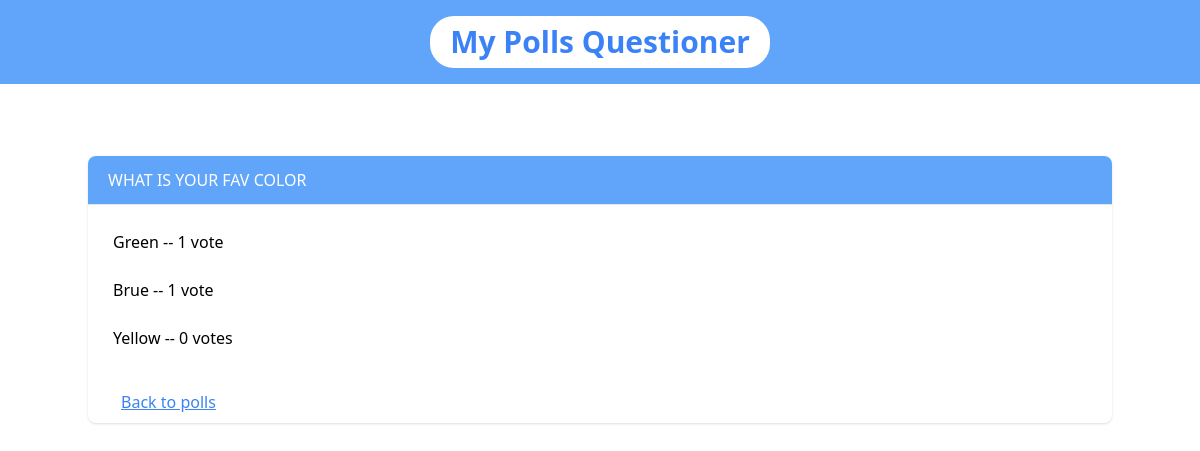
/6/results/, run on the app's committed database.
### polls/models.py (models this page shows, shortened)
class Question(models.Model):
    question_text = models.CharField(max_length=200)
    pub_date = models.DateTimeField('date published', auto_now_add=True)

class Choice(models.Model):
    question = models.ForeignKey(Question, on_delete=models.CASCADE)
    choice_text = models.CharField(max_length=200)
    votes = models.IntegerField(default=0)

### polls/views.py (the view)
# urls.py: path('<int:question_id>/results/', views.results, name='results'),
def results(request, question_id):
    question = get_object_or_404(Question, pk=question_id)
    return render(request, 'polls/results.html', {'question': question})

### templates/polls/results.html (shortened to what this page needs)
<!doctype html>
<html>
<head>
  <script src="https://cdn.tailwindcss.com"></script>
</head>
<body>
    <div class="bg-blue-400 flex items-center justify-center py-4">
        <h1 class=" text-3xl font-bold text-blue-500 bg-white px-5 py-2 rounded-3xl" >My Polls Questioner</h1>
    </div>
    <div class="container mx-auto mx-w-5xl py-6">
        <div class="py-8">
            <div class="px-4 py-4 -mx-4 overflow-x-auto sm:-mx-8 sm:px-8">
                <div class="inline-block min-w-full overflow-hidden rounded-lg shadow">
                    <table class="leading-normal min-w-full divide-y divide-gray-200 dark:divide-neutral-700">
                        <thead>
                            <th scope="col" class="px-5 py-3 text-md font-medium text-left text-white uppercase bg-blue-400 border-b border-gray-200">
                                {{ question.question_text }}
                            </th>
                        </thead>
                        <tbody>
                            <tr>
                                <td>
                                    <div class="p-4">
                                    {% for choice in question.choice_set.all %}
                                    <ul class="p-2 mb-2">
    <li>
        {{ choice.choice_text }} -- {{ choice.votes }} vote{{ choice.votes|pluralize }}
    </li>
    </ul>
{% endfor %}
</div>
                                   <div class="p-4 py-2">
                                       <a class="p-2 px-4 text-blue-500 underline" href="{% url 'polls:index' %}"> Back to polls</a>
                                   </div>
                                </td>
                        </tr>
                        </tbody>
                    </table>
                </div>
            </div>
        </div>
    </div>
</body>
</html>

### data on the page
Question: question_text "WHAT IS YOUR FAV COLOR"
Choice: choice_text "Green", votes "1"
Choice: choice_text "Brue", votes "1"
Choice: choice_text "Yellow", votes "0"
